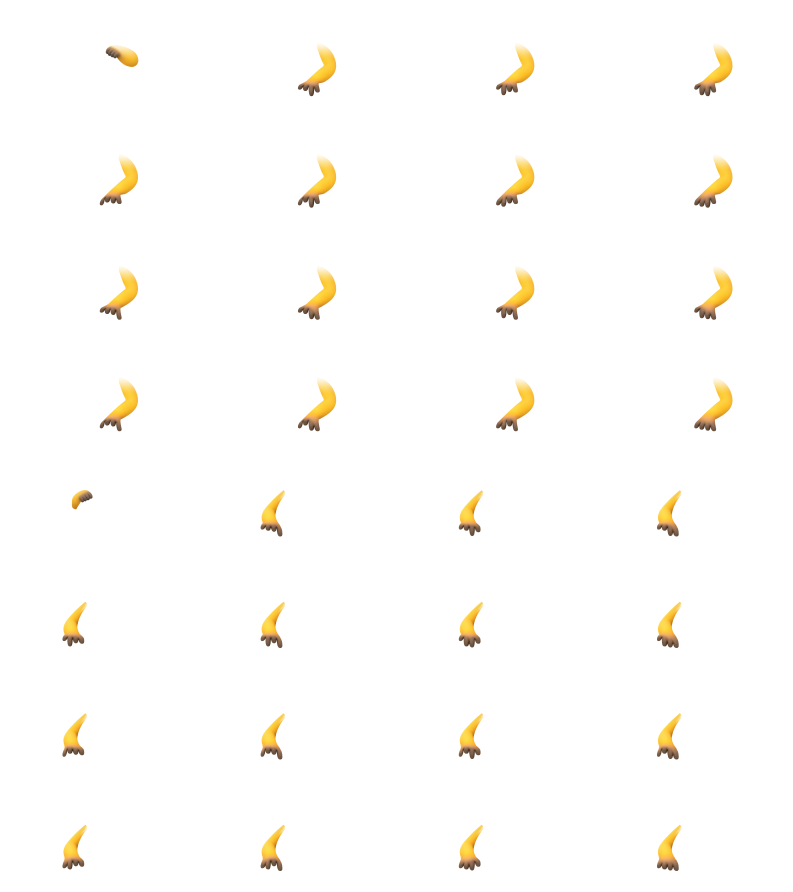
#> input picture source/assets/milk-frog/four-finger/hands-8k.png, 4756 x 5352 px (shown at 1/6 size)
$ python PackRuntimeHands.py
#> lines starting #> are read from the running program, lines starting #| are printed output that depends on the picture
"""Remove transparent atlas margins without changing any visible hand pixel."""
from pathlib import Path

from PIL import Image


ROOT = Path(__file__).resolve().parents[1]


def main():
    atlas = Image.open(ROOT/'assets/milk-frog/four-finger/hands-8k.png').convert('RGBA')
#> atlas is the input picture: PIL image 4756x5352 RGBA; mean R, G, B, A 6.4, 5, 1.9, 6.9
    width, height = 1189, 669
    assert atlas.size == (width*4, height*8)
    frames = [atlas.crop((i % 4*width, i // 4*height,
                          i % 4*width+width, i // 4*height+height)) for i in range(32)]
#> frames = 32 items
    boxes = [frame.getbbox() for frame in frames]
#> boxes = 32 items, first 6: (634, 269, 830, 402), (598, 255, 829, 578), (598, 255, 829, 572), (598, 255, 829, 578), (598, 255, 829, 564), (598, 255, 829, 578)
    left = max(0, min(box[0] for box in boxes)-2)
#> left = 372
    top = max(0, min(box[1] for box in boxes)-2)
#> top = 253
    right = min(width, max(box[2] for box in boxes)+2)
#> right = 832
    bottom = min(height, max(box[3] for box in boxes)+2)
#> bottom = 583
    w, h = right-left, bottom-top
#> w = 460; h = 330
    packed = Image.new('RGBA', (w*4, h*8))
#> packed: PIL image 1840x2640 RGBA; every value is 0
    for i, frame in enumerate(frames):
        packed.paste(frame.crop((left, top, right, bottom)), (i % 4*w, i // 4*h))
#> this loop made 32 passes
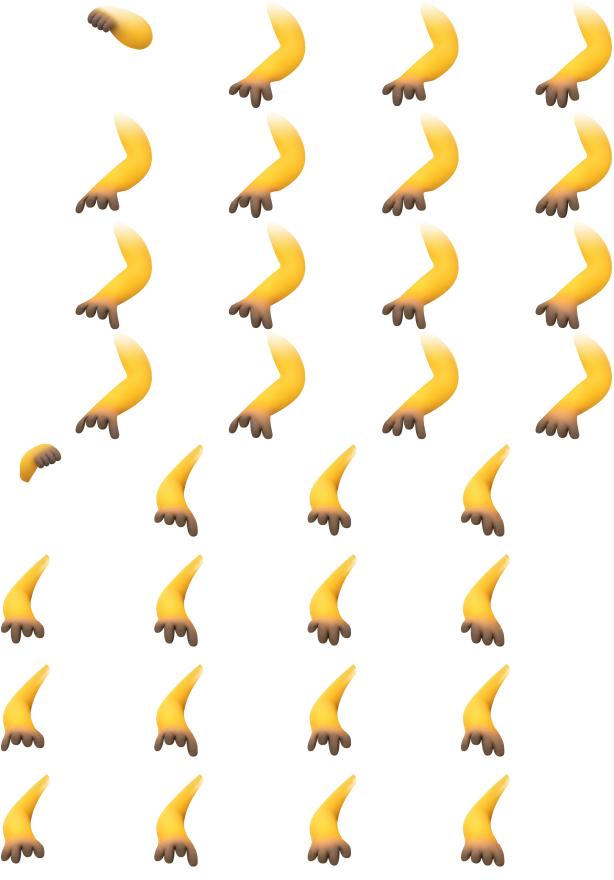
#> packed: PIL image 1840x2640 RGBA (shown at 1/3 size); mean R, G, B, A 33.6, 26.2, 10.1, 36.1; transparent parts drawn white
    output = ROOT/'SFML/SFML'
    packed.save(output/'hands-runtime.png')
    (output/'hands-runtime.txt').write_text(f'{w} {h} {left} {top}\n', encoding='ascii')
    print(f'Packed 32 exact hand crops: {w}x{h} cells, original {width}x{height}.')
#| Packed 32 exact hand crops: 460x330 cells, original 1189x669.


if __name__ == '__main__':
    main()
